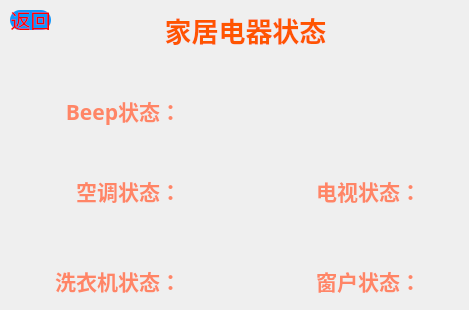
    <widget class="QWidget" name="page_household_status">
     <widget class="QLabel" name="label_household_title">
      <property name="geometry">
       <rect>
        <x>110</x>
        <y>-10</y>
        <width>271</width>
        <height>80</height>
       </rect>
      </property>
      <property name="font">
       <font>
        <family>华文新魏</family>
        <pointsize>20</pointsize>
        <weight>75</weight>
        <italic>false</italic>
        <bold>true</bold>
       </font>
      </property>
      <property name="contextMenuPolicy">
       <enum>Qt::DefaultContextMenu</enum>
      </property>
      <property name="styleSheet">
       <string notr="true">color:#FF5500</string>
      </property>
      <property name="text">
       <string>家居电器状态</string>
      </property>
      <property name="alignment">
       <set>Qt::AlignCenter</set>
      </property>
     </widget>
     <widget class="QLabel" name="label_beep_status">
      <property name="geometry">
       <rect>
        <x>180</x>
        <y>90</y>
        <width>50</width>
        <height>40</height>
       </rect>
      </property>
      <property name="text">
       <string/>
      </property>
     </widget>
     <widget class="QLabel" name="label_tv_status">
      <property name="geometry">
       <rect>
        <x>420</x>
        <y>170</y>
        <width>40</width>
        <height>40</height>
       </rect>
      </property>
      <property name="text">
       <string/>
      </property>
     </widget>
     <widget class="QLabel" name="label_wash">
      <property name="geometry">
       <rect>
        <x>10</x>
        <y>260</y>
        <width>171</width>
        <height>41</height>
       </rect>
      </property>
      <property name="font">
       <font>
        <family>黑体</family>
        <pointsize>16</pointsize>
        <weight>75</weight>
        <bold>true</bold>
       </font>
      </property>
      <property name="styleSheet">
       <string notr="true">color:rgb(255, 133, 102)</string>
      </property>
      <property name="text">
       <string>洗衣机状态：</string>
      </property>
      <property name="alignment">
       <set>Qt::AlignRight|Qt::AlignTrailing|Qt::AlignVCenter</set>
      </property>
     </widget>
     <widget class="QLabel" name="label_tv">
      <property name="geometry">
       <rect>
        <x>250</x>
        <y>170</y>
        <width>171</width>
        <height>41</height>
       </rect>
      </property>
      <property name="font">
       <font>
        <family>黑体</family>
        <pointsize>16</pointsize>
        <weight>75</weight>
        <bold>true</bold>
       </font>
      </property>
      <property name="styleSheet">
       <string notr="true">color:rgb(255, 133, 102)</string>
      </property>
      <property name="text">
       <string>电视状态：</string>
      </property>
      <property name="alignment">
       <set>Qt::AlignRight|Qt::AlignTrailing|Qt::AlignVCenter</set>
      </property>
     </widget>
     <widget class="QLabel" name="label_air_status">
      <property name="geometry">
       <rect>
        <x>180</x>
        <y>170</y>
        <width>40</width>
        <height>40</height>
       </rect>
      </property>
      <property name="text">
       <string/>
      </property>
     </widget>
     <widget class="QLabel" name="label_wash_status">
      <property name="geometry">
       <rect>
        <x>180</x>
        <y>260</y>
        <width>40</width>
        <height>40</height>
       </rect>
      </property>
      <property name="text">
       <string/>
      </property>
     </widget>
     <widget class="QLabel" name="label_air">
      <property name="geometry">
       <rect>
        <x>10</x>
        <y>170</y>
        <width>171</width>
        <height>41</height>
       </rect>
      </property>
      <property name="font">
       <font>
        <family>黑体</family>
        <pointsize>16</pointsize>
        <weight>75</weight>
        <bold>true</bold>
       </font>
      </property>
      <property name="styleSheet">
       <string notr="true">color:rgb(255, 133, 102)</string>
      </property>
      <property name="text">
       <string>空调状态：</string>
      </property>
      <property name="alignment">
       <set>Qt::AlignRight|Qt::AlignTrailing|Qt::AlignVCenter</set>
      </property>
     </widget>
     <widget class="QLabel" name="label_beep">
      <property name="geometry">
       <rect>
        <x>10</x>
        <y>90</y>
        <width>171</width>
        <height>41</height>
       </rect>
      </property>
      <property name="font">
       <font>
        <family>黑体</family>
        <pointsize>16</pointsize>
        <weight>75</weight>
        <bold>true</bold>
       </font>
      </property>
      <property name="styleSheet">
       <string notr="true">color:rgb(255, 133, 102)</string>
      </property>
      <property name="text">
       <string>Beep状态：</string>
      </property>
      <property name="alignment">
       <set>Qt::AlignRight|Qt::AlignTrailing|Qt::AlignVCenter</set>
      </property>
     </widget>
     <widget class="QPushButton" name="btn_household_return">
      <property name="geometry">
       <rect>
        <x>10</x>
        <y>10</y>
        <width>41</width>
        <height>20</height>
       </rect>
      </property>
      <property name="font">
       <font>
        <family>华文新魏</family>
        <pointsize>15</pointsize>
       </font>
      </property>
      <property name="styleSheet">
       <string notr="true">QPushButton{
    /*字体大小为20点*/
    font-size:15pt;
    /*字体颜色为白色*/    
    color:red;
    /*背景颜色*/  
    background-color:rgb(14 , 150 , 254);
    /*边框圆角半径为8像素*/ 
    border-radius:10px;
	border-image: url(:/new/prefix1/img/ok.png)
}
QPushButton:hover{
	background-color:rgb(44 , 137 , 255);
	border-image: url(:/new/prefix1/img/ok.png);
}
QPushButton:pressed{
    /*背景颜色*/  
    background-color:rgb(14 , 135 , 228);
    /*左内边距为3像素，让按下时字向右移动3像素*/  
    padding-left:3px;
    /*上内边距为3像素，让按下时字向下移动3像素*/  
    padding-top:3px;
	border-image: url(:/new/prefix1/img/ok1.png);
}</string>
      </property>
      <property name="text">
       <string>返回</string>
      </property>
     </widget>
     <widget class="QLabel" name="label_window">
      <property name="geometry">
       <rect>
        <x>250</x>
        <y>260</y>
        <width>171</width>
        <height>41</height>
       </rect>
      </property>
      <property name="font">
       <font>
        <family>黑体</family>
        <pointsize>16</pointsize>
        <weight>75</weight>
        <bold>true</bold>
       </font>
      </property>
      <property name="styleSheet">
       <string notr="true">color:rgb(255, 133, 102)</string>
      </property>
      <property name="text">
       <string>窗户状态：</string>
      </property>
      <property name="alignment">
       <set>Qt::AlignRight|Qt::AlignTrailing|Qt::AlignVCenter</set>
      </property>
     </widget>
     <widget class="QLabel" name="label_window_status">
      <property name="geometry">
       <rect>
        <x>420</x>
        <y>260</y>
        <width>40</width>
        <height>40</height>
       </rect>
      </property>
      <property name="text">
       <string/>
      </property>
     </widget>
    </widget>
